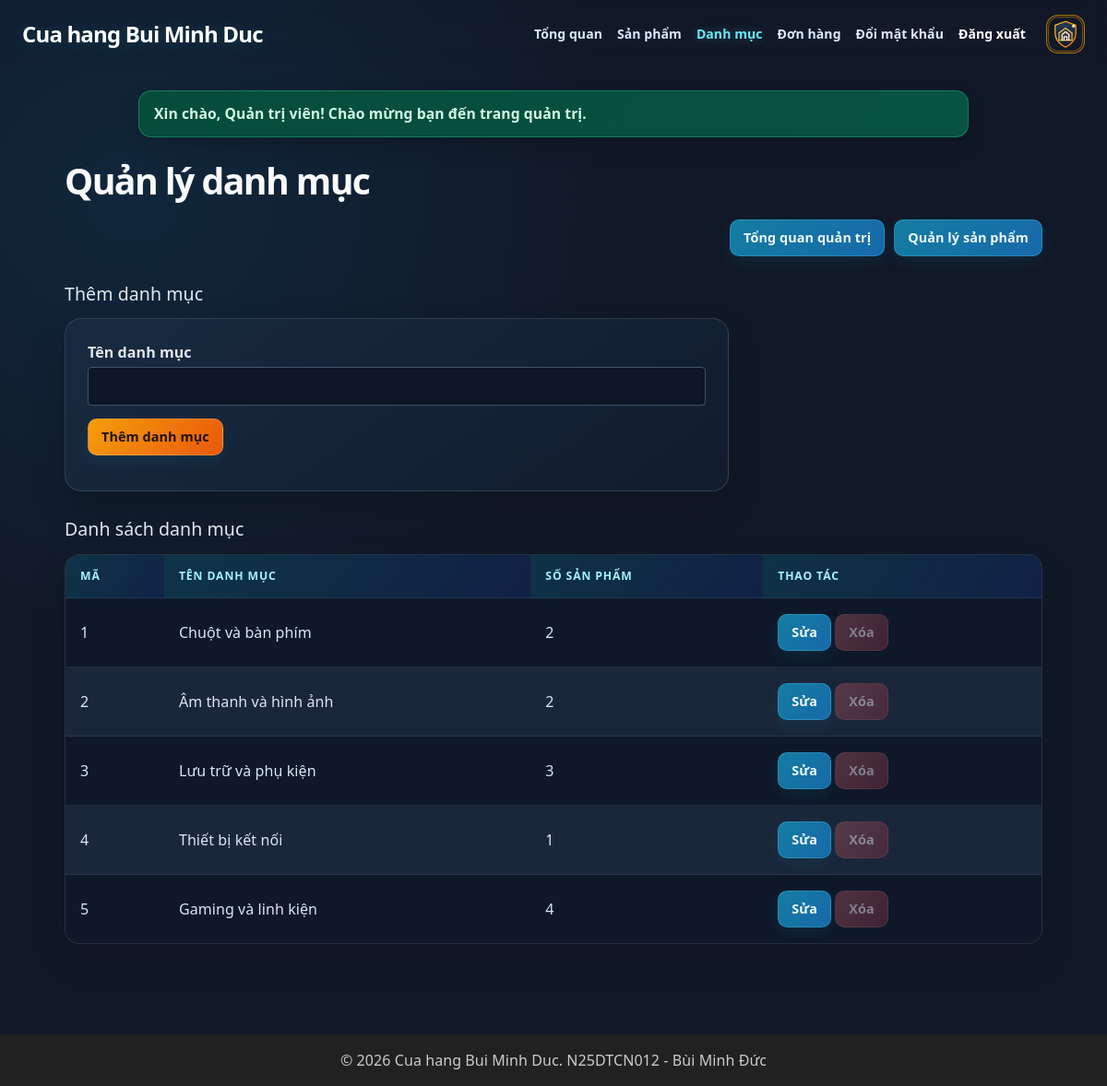
Screenshot of /admin/categories.php (signed in) with the database file from the repository.
### tables this page shows
CREATE TABLE categories (
    id   INT UNSIGNED AUTO_INCREMENT PRIMARY KEY,
    name VARCHAR(100) NOT NULL
);

### includes/functions.php (called while the page is built, shortened)
<?php
function e($value)
{
    return htmlspecialchars((string) $value, ENT_QUOTES, 'UTF-8');
}
function url($path = '')
{
    return BASE_URL . ltrim($path, '/');
}

### admin/categories.php (the view, shortened to what this page needs)
<?php
require __DIR__ . '/../includes/init.php';
$formCategory = ['id' => 0, 'name' => ''];
$editing = false;
$categories = $pdo->query(
    'SELECT c.id, c.name, COUNT(p.id) AS product_count
     FROM categories c
     LEFT JOIN products p ON p.category_id = c.id
     GROUP BY c.id, c.name
     ORDER BY c.id'
)->fetchAll();
require __DIR__ . '/../includes/header.php';
?>
<section class="admin-page">
<h2>Quản lý danh mục</h2>
<p class="cart-actions">
    <a href="<?= url('admin/index.php') ?>" class="btn">Tổng quan quản trị</a>
    <a href="<?= url('admin/product.php') ?>" class="btn">Quản lý sản phẩm</a>
</p>
<h3><?= $editing ? 'Sửa danh mục' : 'Thêm danh mục' ?></h3>
<form action="<?= url('admin/categories.php') ?>" method="post" class="form admin-form">
    <p>
        <label for="name">Tên danh mục</label><br>
        <input type="text" id="name" name="name" value="<?= e($formCategory['name']) ?>"
               maxlength="100" required>
    </p>
    <p>
        <button type="submit" class="btn btn-accent"><?= $editing ? 'Lưu thay đổi' : 'Thêm danh mục' ?></button>
    </p>
</form>
<h3>Danh sách danh mục</h3>
<?php if (!$categories): ?>
    <p>Chưa có danh mục nào.</p>
<?php else: ?>
    <div class="admin-table-wrap">
    <table class="admin-table">
        <thead>
            <tr>
                <th>Mã</th>
                <th>Tên danh mục</th>
                <th>Số sản phẩm</th>
                <th>Thao tác</th>
            </tr>
        </thead>
        <tbody>
            <?php foreach ($categories as $category): ?>
                <tr>
                    <td><?= (int) $category['id'] ?></td>
                    <td><?= e($category['name']) ?></td>
                    <td><?= (int) $category['product_count'] ?></td>
                    <td>
                        <a href="<?= url('admin/categories.php?edit=' . $category['id']) ?>" class="btn">Sửa</a>
                        <form action="<?= url('admin/categories.php') ?>" method="post" class="inline-form"
                              onsubmit="return confirm('Xóa danh mục này?');">
                            <button type="submit" class="btn btn-danger"
                                <?= (int) $category['product_count'] > 0 ? 'disabled title="Danh mục đang có sản phẩm"' : '' ?>>
                                Xóa
                            </button>
                        </form>
                    </td>
                </tr>
            <?php endforeach; ?>
        </tbody>
    </table>
    </div>
<?php endif; ?>
</section>
<?php require __DIR__ . '/../includes/footer.php'; ?>

### rows the page displays
categories: id "1", name "Chuột và bàn phím", product_count "2"
categories: id "2", name "Âm thanh và hình ảnh", product_count "2"
categories: id "3", name "Lưu trữ và phụ kiện", product_count "3"
categories: id "4", name "Thiết bị kết nối", product_count "1"
categories: id "5", name "Gaming và linh kiện", product_count "4"

### other values shown
APP_NAME "Cua hang Bui Minh Duc"
$flash['message'] "Xin chào, Quản trị viên! Chào mừng bạn đến trang quản trị."
